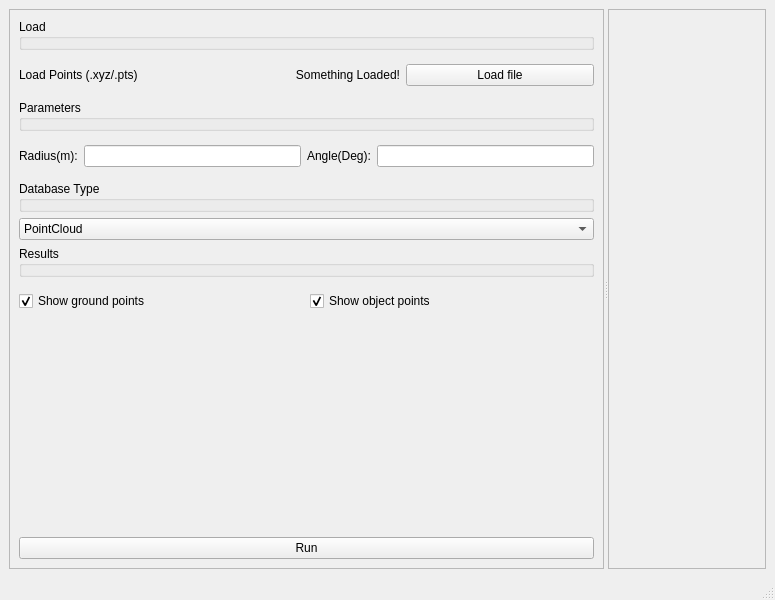
<?xml version="1.0" encoding="UTF-8"?>
<ui version="4.0">
    <class>MainWindow</class>
    <widget class="QMainWindow" name="MainWindow">
        <property name="geometry">
            <rect>
                <x>0</x>
                <y>0</y>
                <width>775</width>
                <height>600</height>
            </rect>
        </property>
        <property name="font">
            <font>
                <family>Segoe UI</family>
            </font>
        </property>
        <property name="windowTitle">
            <string>GlyphViewer</string>
        </property>
        <widget class="QWidget" name="centralwidget">
            <layout class="QHBoxLayout" name="horizontalLayout">
                <item>
                    <widget class="QSplitter" name="splitter">
                        <property name="orientation">
                            <enum>Qt::Horizontal</enum>
                        </property>
                        <widget class="QFrame" name="frame">
                            <property name="frameShape">
                                <enum>QFrame::StyledPanel</enum>
                            </property>
                            <property name="frameShadow">
                                <enum>QFrame::Raised</enum>
                            </property>
                            <layout class="QVBoxLayout" name="verticalLayout">
                                <item>
                                    <widget class="QGroupBox" name="groupBox_2">
                                        <property name="title">
                                            <string>Load</string>
                                        </property>
                                        <property name="flat">
                                            <bool>true</bool>
                                        </property>
                                    </widget>
                                </item>
                                <item>
                                    <layout class="QHBoxLayout" name="frame_load">
                                        <property name="leftMargin">
                                            <number>0</number>
                                        </property>
                                        <property name="topMargin">
                                            <number>8</number>
                                        </property>
                                        <property name="rightMargin">
                                            <number>0</number>
                                        </property>
                                        <property name="bottomMargin">
                                            <number>8</number>
                                        </property>
                                        <item>
                                            <widget class="QLabel" name="label_info">
                                                <property name="text">
                                                    <string>Load Points (.xyz/.pts)</string>
                                                </property>
                                            </widget>
                                        </item>
                                        <item>
                                            <widget class="QLabel" name="label_status">
                                                <property name="text">
                                                    <string>Something Loaded!</string>
                                                </property>
                                                <property name="alignment">
                                                    <set>Qt::AlignRight|Qt::AlignTrailing|Qt::AlignVCenter</set>
                                                </property>
                                            </widget>
                                        </item>
                                        <item>
                                            <widget class="QPushButton" name="button_load">
                                                <property name="maximumSize">
                                                    <size>
                                                        <width>16777215</width>
                                                        <height>16777215</height>
                                                    </size>
                                                </property>
                                                <property name="text">
                                                    <string>Load file</string>
                                                </property>
                                                <property name="checkable">
                                                    <bool>false</bool>
                                                </property>
                                            </widget>
                                        </item>
                                    </layout>
                                </item>
                                <item>
                                    <widget class="QGroupBox" name="groupBox">
                                        <property name="sizeIncrement">
                                            <size>
                                                <width>0</width>
                                                <height>0</height>
                                            </size>
                                        </property>
                                        <property name="title">
                                            <string>Parameters</string>
                                        </property>
                                        <property name="flat">
                                            <bool>true</bool>
                                        </property>
                                    </widget>
                                </item>
                                <item>
                                    <layout class="QHBoxLayout" name="frame_parameters">
                                        <property name="leftMargin">
                                            <number>0</number>
                                        </property>
                                        <property name="topMargin">
                                            <number>8</number>
                                        </property>
                                        <property name="rightMargin">
                                            <number>0</number>
                                        </property>
                                        <property name="bottomMargin">
                                            <number>8</number>
                                        </property>
                                        <item>
                                            <widget class="QLabel" name="label_radius">
                                                <property name="text">
                                                    <string>Radius(m):</string>
                                                </property>
                                            </widget>
                                        </item>
                                        <item>
                                            <widget class="QLineEdit" name="line_radius"/>
                                        </item>
                                        <item>
                                            <widget class="QLabel" name="label_angle">
                                                <property name="text">
                                                    <string>Angle(Deg):</string>
                                                </property>
                                            </widget>
                                        </item>
                                        <item>
                                            <widget class="QLineEdit" name="line_angle"/>
                                        </item>
                                    </layout>
                                </item>
                                <item>
                                    <widget class="QGroupBox" name="groupBox_3">
                                        <property name="title">
                                            <string>Database Type</string>
                                        </property>
                                        <property name="flat">
                                            <bool>true</bool>
                                        </property>
                                    </widget>
                                </item>
                                <item>
                                    <widget class="QComboBox" name="combo_type">
                                        <item>
                                            <property name="text">
                                                <string>PointCloud</string>
                                            </property>
                                        </item>
                                        <item>
                                            <property name="text">
                                                <string>EqualCells</string>
                                            </property>
                                        </item>
                                        <item>
                                            <property name="text">
                                                <string>K-d tree</string>
                                            </property>
                                        </item>
                                    </widget>
                                </item>
                                <item>
                                    <widget class="QGroupBox" name="groupBox_4">
                                        <property name="title">
                                            <string>Results</string>
                                        </property>
                                        <property name="flat">
                                            <bool>true</bool>
                                        </property>
                                    </widget>
                                </item>
                                <item>
                                    <layout class="QHBoxLayout" name="horizontalLayout_2">
                                        <property name="topMargin">
                                            <number>8</number>
                                        </property>
                                        <property name="bottomMargin">
                                            <number>8</number>
                                        </property>
                                        <item>
                                            <widget class="QCheckBox" name="check_ground">
                                                <property name="text">
                                                    <string>Show ground points</string>
                                                </property>
                                                <property name="checked">
                                                    <bool>true</bool>
                                                </property>
                                                <property name="tristate">
                                                    <bool>false</bool>
                                                </property>
                                            </widget>
                                        </item>
                                        <item>
                                            <widget class="QCheckBox" name="check_surface">
                                                <property name="text">
                                                    <string>Show object points</string>
                                                </property>
                                                <property name="checked">
                                                    <bool>true</bool>
                                                </property>
                                            </widget>
                                        </item>
                                    </layout>
                                </item>
                                <item>
                                    <spacer name="verticalSpacer">
                                        <property name="orientation">
                                            <enum>Qt::Vertical</enum>
                                        </property>
                                        <property name="sizeHint" stdset="0">
                                            <size>
                                                <width>20</width>
                                                <height>40</height>
                                            </size>
                                        </property>
                                    </spacer>
                                </item>
                                <item>
                                    <widget class="QPushButton" name="button_run">
                                        <property name="text">
                                            <string>Run</string>
                                        </property>
                                    </widget>
                                </item>
                            </layout>
                        </widget>
                        <widget class="QFrame" name="vtk_panel">
                            <property name="frameShape">
                                <enum>QFrame::StyledPanel</enum>
                            </property>
                            <property name="frameShadow">
                                <enum>QFrame::Raised</enum>
                            </property>
                        </widget>
                    </widget>
                </item>
            </layout>
        </widget>
        <widget class="QMenuBar" name="menubar">
            <property name="geometry">
                <rect>
                    <x>0</x>
                    <y>0</y>
                    <width>775</width>
                    <height>21</height>
                </rect>
            </property>
        </widget>
        <widget class="QStatusBar" name="statusbar"/>
    </widget>
    <resources/>
    <connections/>
</ui>
